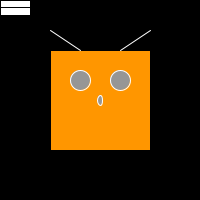
Frame 1 (no input)
Frame 60 (the mouse pressed at the canvas centre just before this capture): identical to frame 1, image omitted
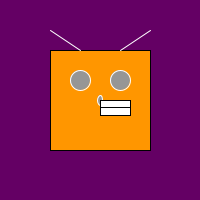
Frame 120 (the mouse held since frame 60 and released just before this capture)

The Processing sketch that drew these frames (run headless with seeded random() and noise(); from frame 60 on, the mouse is pressed at the canvas centre):

// Processing sketch: processing_23113
// ── processing_23113.pde

void setup() {
  size(200,200);
  smooth();
  frameRate(10);
}

void draw() {
  background(mouseX,0,mouseY);
  
  rectMode(CORNER);
  fill(255,150,0);
  rect(50,50,100,100);
  
  stroke(255);
  line(80,50,50,30);
  line(120,50,150,30);

  ellipseMode(CENTER);
  stroke(255);
  fill(150);
  ellipse(80,80,20,20);
  ellipse(120,80,20,20);
  ellipse(100,100,5,10);
  
  stroke(0);
  if(mouseX > 50 && mouseY > 50 && mouseX < 150 && mouseY < 150);{
    fill(255);
  } 

  rect(mouseX,mouseY,30,15);
  
  fill(0);
  line(mouseX,mouseY+7.5,mouseX+30,mouseY+7.5);
}
  
